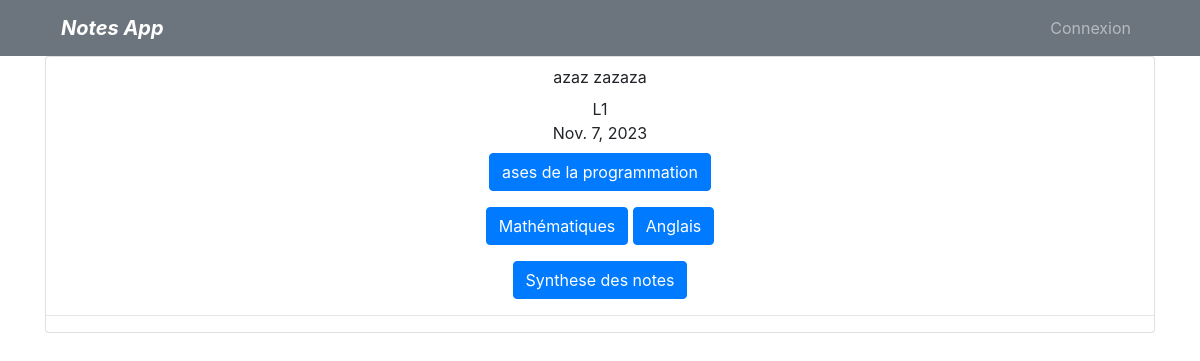
Screenshot of /eleve/aza20231127163051902238/ with the database file from the repository.
### notes/models.py (models this page shows, shortened)
class Personne(models.Model):
    nom = models.CharField(max_length=50)
    prenom = models.CharField(max_length=50)
    sexe = models.CharField(choices=(("M", "Masculin"), ("F","Feminin")),max_length=20)
    date_naissance = models.DateField()
    user = models.OneToOneField(User, on_delete=models.CASCADE)
    class Meta:
        abstract = True

class Eleve(Personne):
    id = models.CharField(primary_key=True, max_length=55)
    niveau = models.ForeignKey(Niveau, on_delete=models.CASCADE)
    class Meta:
        verbose_name = "Eleve"
        verbose_name_plural = "Eleves"

class Niveau(models.Model):
    nom = models.CharField(max_length=2,unique=True)

class Matiere(models.Model):
    nom = models.CharField(max_length=50, unique=True)
    enseignant = models.ForeignKey(Enseignant, on_delete=models.CASCADE)
    niveaus = models.ManyToManyField(Niveau)
    def __str__(self) -> str:
        return self.nom
    class Meta:
        verbose_name = "Matiere"
        verbose_name_plural = "Matieres"

### notes/views.py (the view)
# urls.py: path("eleve/<str:eleve_id>/", views.eleve, name="eleve"),
def eleve(request, eleve_id):
    eleve = get_object_or_404(Eleve, pk=eleve_id)
    print(matieres)
    return render(request, "eleves/show.html", locals())

### notes/models.py (called while the page is built)
    def __str__(self) -> str:
        return str(self.valeur)

### notes/templates/eleves/show.html (shortened to what this page needs)
{% extends 'notes/index.html' %}
{% block content %}
  <div class="bg-gray-200 font-sans h-screen w-full flex flex-row justify-center items-center">
    <div class="card w-96 mx-auto bg-white shadow-xl hover:shadow">
      <div class="text-center mt-2 text-3xl font-medium">{{ eleve.nom }} {{ eleve.prenom }}</div>
      <div class="text-center mt-2 font-light text-sm">{{ eleve.niveau.nom }}</div>
      <div class="text-center font-normal text-lg">{{ eleve.date_naissance }}</div>
      <div class="px-6 text-center mt-2 font-light text-sm">
        <p>
          {% for matiere in eleve.niveau.matiere_set.all %}
            <a  class="btn btn-primary"   data-toggle="modal" data-target="#exampleModal{{ matiere.nom.split.0}}" href='#' >{{ matiere }}</a>
          {% endfor %}
        </p>
        <a  class="btn btn-primary" href="{% url 'notes:synthese-pdf' eleve.id %}" target="_blank">Synthese des notes</a>
      </div>
      <hr class="mt-8" />
    </div>
  </div>
{% endblock %}

### rows the page displays
Eleve: nom "azaz", prenom "zazaza", niveau.nom "L1", date_naissance "Nov. 7, 2023"
Matiere: nom "ases de la programmation"
Matiere: nom "Mathématiques"
Matiere: nom "Anglais"
